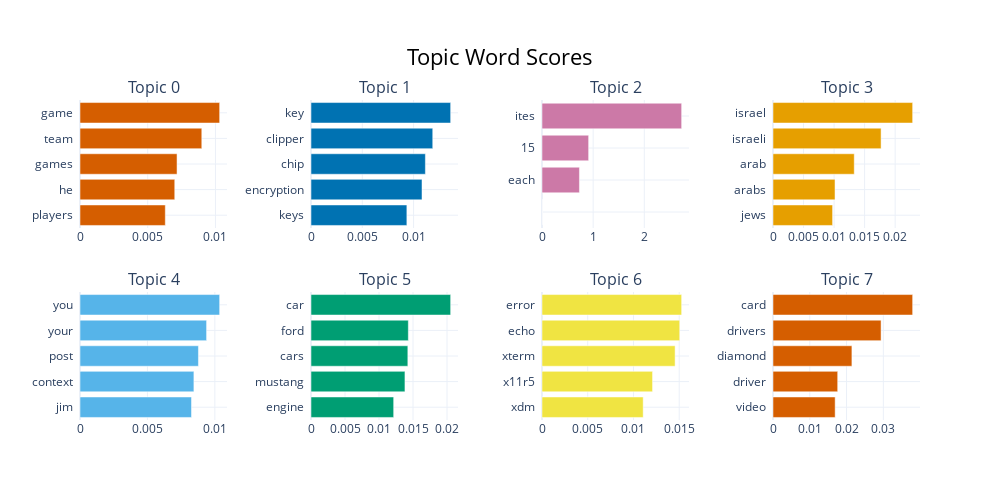

The notebook cell saved with this chart:
### Code cell
# 토픽 시각화2
model.visualize_barchart()

### Figure 1 — Plotly figure (JSON) as saved in the notebook; plotly's stock layout.template omitted (floating-point values rounded to 4 significant figures)
{"data": [{"marker": {"color": "#D55E00"}, "orientation": "h", "type": "bar", "x": [0.006298, 0.006996, 0.007165, 0.008992, 0.01031], "xaxis": "x", "y": ["players  ", "he  ", "games  ", "team  ", "game  "], "yaxis": "y"}, {"marker": {"color": "#0072B2"}, "orientation": "h", "type": "bar", "x": [0.009345, 0.01082, 0.01115, 0.01187, 0.01361], "xaxis": "x2", "y": ["keys  ", "encryption  ", "chip  ", "clipper  ", "key  "], "yaxis": "y2"}, {"marker": {"color": "#CC79A7"}, "orientation": "h", "type": "bar", "x": [1e-05, 1e-05, 0.7318, 0.9119, 2.73], "xaxis": "x3", "y": ["  ", "  ", "each  ", "15  ", "ites  "], "yaxis": "y3"}, {"marker": {"color": "#E69F00"}, "orientation": "h", "type": "bar", "x": [0.009755, 0.01015, 0.0133, 0.01769, 0.02286], "xaxis": "x4", "y": ["jews  ", "arabs  ", "arab  ", "israeli  ", "israel  "], "yaxis": "y4"}, {"marker": {"color": "#56B4E9"}, "orientation": "h", "type": "bar", "x": [0.008269, 0.008446, 0.008782, 0.009387, 0.01036], "xaxis": "x5", "y": ["jim  ", "context  ", "post  ", "your  ", "you  "], "yaxis": "y5"}, {"marker": {"color": "#009E73"}, "orientation": "h", "type": "bar", "x": [0.01216, 0.01381, 0.01424, 0.01431, 0.02053], "xaxis": "x6", "y": ["engine  ", "mustang  ", "cars  ", "ford  ", "car  "], "yaxis": "y6"}, {"marker": {"color": "#F0E442"}, "orientation": "h", "type": "bar", "x": [0.01106, 0.01209, 0.01455, 0.01506, 0.01527], "xaxis": "x7", "y": ["xdm  ", "x11r5  ", "xterm  ", "echo  ", "error  "], "yaxis": "y7"}, {"marker": {"color": "#D55E00"}, "orientation": "h", "type": "bar", "x": [0.0169, 0.01759, 0.02146, 0.02939, 0.03798], "xaxis": "x8", "y": ["video  ", "driver  ", "diamond  ", "drivers  ", "card  "], "yaxis": "y8"}], "layout": {"annotations": [{"font": {"size": 16}, "showarrow": false, "text": "Topic 0", "x": 0.0875, "xanchor": "center", "xref": "paper", "y": 1, "yanchor": "bottom", "yref": "paper"}, {"font": {"size": 16}, "showarrow": false, "text": "Topic 1", "x": 0.3625, "xanchor": "center", "xref": "paper", "y": 1, "yanchor": "bottom", "yref": "paper"}, {"font": {"size": 16}, "showarrow": false, "text": "Topic 2", "x": 0.6375, "xanchor": "center", "xref": "paper", "y": 1, "yanchor": "bottom", "yref": "paper"}, {"font": {"size": 16}, "showarrow": false, "text": "Topic 3", "x": 0.9125, "xanchor": "center", "xref": "paper", "y": 1, "yanchor": "bottom", "yref": "paper"}, {"font": {"size": 16}, "showarrow": false, "text": "Topic 4", "x": 0.0875, "xanchor": "center", "xref": "paper", "y": 0.4, "yanchor": "bottom", "yref": "paper"}, {"font": {"size": 16}, "showarrow": false, "text": "Topic 5", "x": 0.3625, "xanchor": "center", "xref": "paper", "y": 0.4, "yanchor": "bottom", "yref": "paper"}, {"font": {"size": 16}, "showarrow": false, "text": "Topic 6", "x": 0.6375, "xanchor": "center", "xref": "paper", "y": 0.4, "yanchor": "bottom", "yref": "paper"}, {"font": {"size": 16}, "showarrow": false, "text": "Topic 7", "x": 0.9125, "xanchor": "center", "xref": "paper", "y": 0.4, "yanchor": "bottom", "yref": "paper"}], "height": 500, "hoverlabel": {"bgcolor": "white", "font": {"family": "Rockwell", "size": 16}}, "showlegend": false, "title": {"font": {"color": "Black", "size": 22}, "text": "Topic Word Scores", "x": 0.5, "xanchor": "center", "yanchor": "top"}, "width": 1000, "xaxis": {"anchor": "y", "domain": [0, 0.175], "showgrid": true}, "xaxis2": {"anchor": "y2", "domain": [0.275, 0.45], "showgrid": true}, "xaxis3": {"anchor": "y3", "domain": [0.55, 0.725], "showgrid": true}, "xaxis4": {"anchor": "y4", "domain": [0.825, 1], "showgrid": true}, "xaxis5": {"anchor": "y5", "domain": [0, 0.175], "showgrid": true}, "xaxis6": {"anchor": "y6", "domain": [0.275, 0.45], "showgrid": true}, "xaxis7": {"anchor": "y7", "domain": [0.55, 0.725], "showgrid": true}, "xaxis8": {"anchor": "y8", "domain": [0.825, 1], "showgrid": true}, "yaxis": {"anchor": "x", "domain": [0.6, 1], "showgrid": true}, "yaxis2": {"anchor": "x2", "domain": [0.6, 1], "showgrid": true}, "yaxis3": {"anchor": "x3", "domain": [0.6, 1], "showgrid": true}, "yaxis4": {"anchor": "x4", "domain": [0.6, 1], "showgrid": true}, "yaxis5": {"anchor": "x5", "domain": [0, 0.4], "showgrid": true}, "yaxis6": {"anchor": "x6", "domain": [0, 0.4], "showgrid": true}, "yaxis7": {"anchor": "x7", "domain": [0, 0.4], "showgrid": true}, "yaxis8": {"anchor": "x8", "domain": [0, 0.4], "showgrid": true}}}
